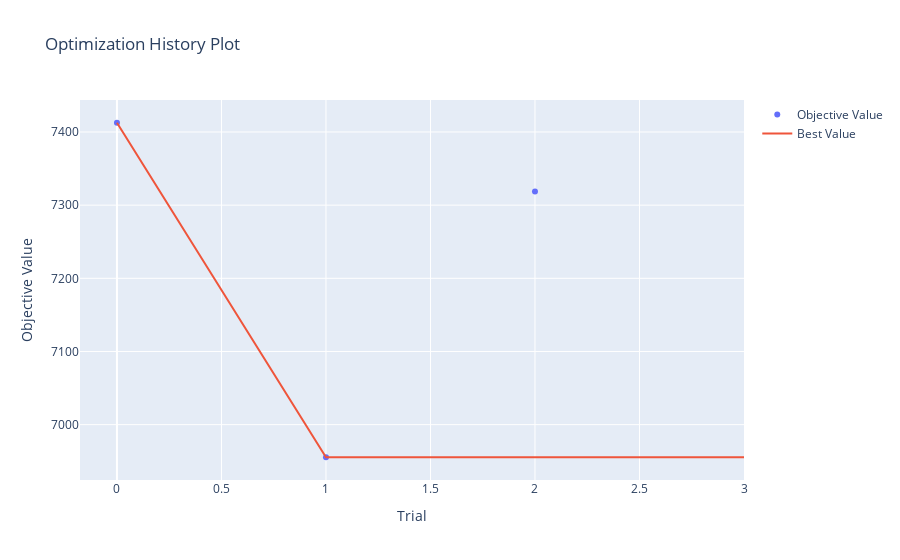

Notebook code cell kept with this figure:
### Code cell
# Gráfico de historial de optimización con Optuna y Prunning
plot_optimization_history(study_pr)

### Figure 1 — Plotly figure (JSON) as saved in the notebook; plotly's stock layout.template omitted (floating-point values rounded to 4 significant figures)
{"data": [{"mode": "markers", "name": "Objective Value", "type": "scatter", "x": [0, 1, 2], "y": [7413.0, 6955.0, 7319.0]}, {"mode": "lines", "name": "Best Value", "type": "scatter", "x": [0, 1, 2, 3], "y": [7413.0, 6955.0, 6955.0, 6955.0]}, {"marker": {"color": "#cccccc"}, "mode": "markers", "name": "Infeasible Trial", "showlegend": false, "type": "scatter", "x": [], "y": []}], "layout": {"title": {"text": "Optimization History Plot"}, "xaxis": {"title": {"text": "Trial"}}, "yaxis": {"title": {"text": "Objective Value"}}}}
